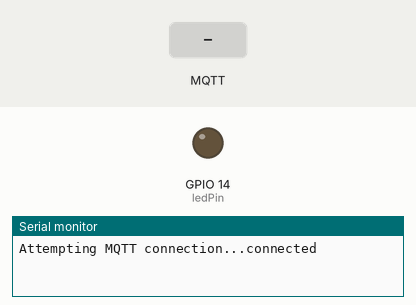
Simulated run of this sketch. Board: ESP8266 (NodeMCU). Parts: output pins drawn as LEDs (lit = HIGH), the last lines printed to the serial monitor. Inputs (shaded band) come from the test bench. No MQTT or app messages arrive unless stated.

Above: at 2.2 s.
2.3 s: MQTT message "2" arrives on the first subscribed topic
At 3.1 s:
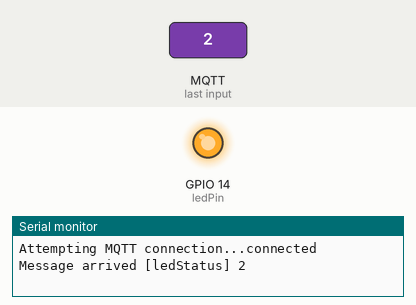
3.8 s: MQTT message "0" arrives on the first subscribed topic
At 4.4 s:
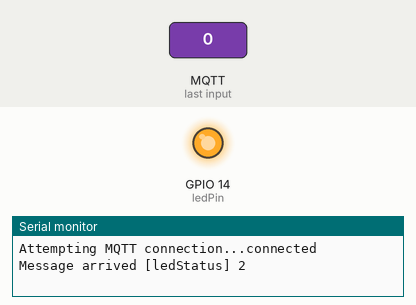
5.3 s: MQTT message "1" arrives on the first subscribed topic
At 6.7 s:
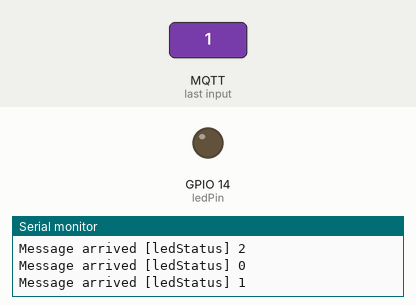
Timing chart, 0 to 8.3 s (numbered marks = the images above; inputs shaded):
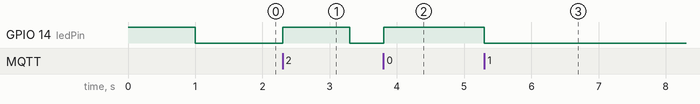

The sketch:

tryMQTT.ino
```cpp
#include <ESP8266WiFi.h>
#include <PubSubClient.h>

const char* ssid = "ARRIS-84A2";
const char* password = "PDC4PN9JEFFNFR4D";
const char* mqtt_server = "192.168.0.10";

WiFiClient espClient;
PubSubClient client(espClient);

const byte ledPin = 14; // Pin with LED on Adafruit Huzzah

void callback(char* topic, byte* payload, unsigned int length) {
 Serial.print("Message arrived [");
 Serial.print(topic);
 Serial.print("] ");
 for (int i=0;i<length;i++) {
  char receivedChar = (char)payload[i];
  Serial.print(receivedChar);
  if (receivedChar == '0')
  // ESP8266 Huzzah outputs are "reversed"
  digitalWrite(ledPin, HIGH);
  if (receivedChar == '1'){
   digitalWrite(ledPin, LOW);
  }
  if (receivedChar == '2'){
   digitalWrite(ledPin, HIGH);
   delay(1000);
   digitalWrite(ledPin, LOW);
   delay(500);
   digitalWrite(ledPin, HIGH);
   delay(1000);
   digitalWrite(ledPin, LOW);
  }
 }
  Serial.println();
}


void reconnect() {
 // Loop until we're reconnected
 while (!client.connected()) {
 Serial.print("Attempting MQTT connection...");
 // Attempt to connect
 if (client.connect("ESP8266 Client")) {
  Serial.println("connected");
 // client.publish("ledStatus", "hello world");
  // ... and subscribe to topic
  client.subscribe("ledStatus");
 } else {
  Serial.print("failed, rc=");
  Serial.print(client.state());
  Serial.println(" try again in 5 seconds");
  // Wait 5 seconds before retrying
  delay(5000);
  }
 }
}

void setup()
{
 Serial.begin(9600);

 client.setServer(mqtt_server, 1884);
 client.setCallback(callback);

 pinMode(ledPin, OUTPUT);
 digitalWrite(ledPin,HIGH);
 delay(1000);
 digitalWrite(ledPin,LOW);
}

void loop()
{
 if (!client.connected()) {
  reconnect();
 }
 client.loop();
}
```

Measured:
- after the input at 2.3 s, GPIO 14 (ledPin): LOW → HIGH at once, → LOW 1.0 s later
- after the input at 3.8 s, GPIO 14 (ledPin): goes on until 3.8 s, then stays HIGH
- after the input at 5.3 s, GPIO 14 (ledPin): HIGH → LOW at once
